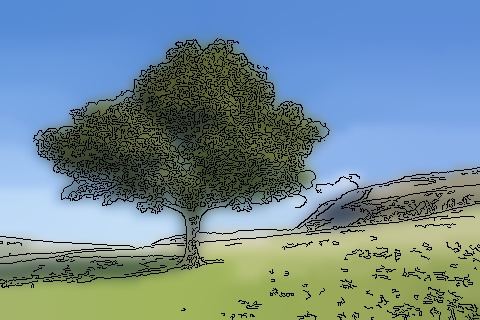
#> input picture image_cartoonizer/tree-cartoon.jpg, 480 x 320 px
$ python -i main.py   (imports and definitions only)
#> lines starting #> are read from the running program, lines starting #| are printed output that depends on the picture; after the words box and inside, x2 and y2 are one past the last pixel; in counts of white or black regions, pixels touching at a corner belong together
import os
import cv2
import typer

FILE_IN = ''
FILE_OUT = ''


def cartoonize(img_path: str, output_path:str = '', gui: bool = False):

#> called with img_path = 'tree-cartoon.jpg', output_path = '', gui = False
   num_down = 3
   num_bilateral = 7

   img=cv2.imread(img_path)
#> img is the input picture: shape (320, 480, 3); mean B, G, R 147.1, 138.8, 114.2
   # Image copy to work in
   img_copy = img

   edge = cv2.Canny(img_copy, 100, 200)
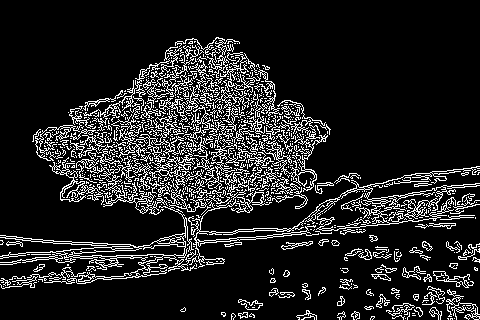
#> edge: shape (320, 480); 13.4% white in thin lines or dots, all inside (x1, y1, x2, y2) = (0, 37, 480, 320)

   # Scaling on pyramidal scaling
   for _ in range(num_down):
      img_copy = cv2.pyrDown(img_copy)
#> this loop made 3 passes
#> pass 1, in cartoonize, `img_copy = cv2.pyrDown(img_copy)`:
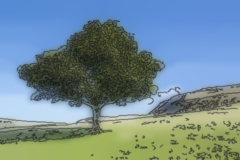
#> img_copy: shape (160, 240, 3); mean B, G, R 147.3, 138.8, 114
#> pass 2, in cartoonize, `img_copy = cv2.pyrDown(img_copy)`:
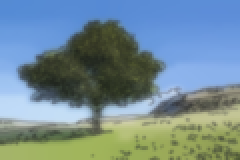
#> img_copy: shape (80, 120, 3) (shown 2 times larger); mean B, G, R 147.7, 138.7, 113.9
#> pass 3, in cartoonize, `img_copy = cv2.pyrDown(img_copy)`:
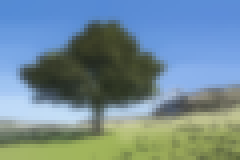
#> img_copy: shape (40, 60, 3) (shown 4 times larger); mean B, G, R 148.6, 138.7, 113.5

   for _ in range(num_bilateral):
      img_copy = cv2.bilateralFilter(img_copy, d=9, sigmaColor=9, sigmaSpace=7)

   for _ in range(num_down):
      img_copy = cv2.pyrUp(img_copy)
#> this loop made 3 passes
#> pass 1, in cartoonize, `img_copy = cv2.pyrUp(img_copy)`:
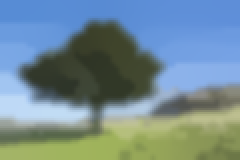
#> img_copy: shape (80, 120, 3) (shown 2 times larger); mean B, G, R 147.7, 138.8, 113.9

   # Blur Colors
   img_gray = cv2.cvtColor(img, cv2.COLOR_RGB2GRAY)
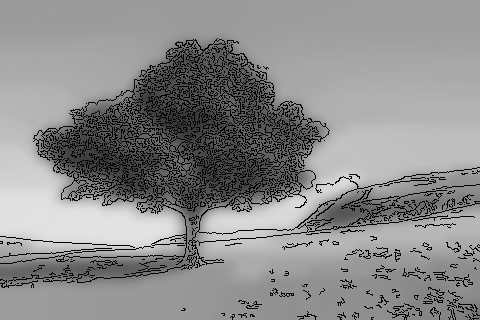
#> img_gray: shape (320, 480); min 0, max 228, mean 138.5
   img_blur = cv2.medianBlur(img_gray, 7)
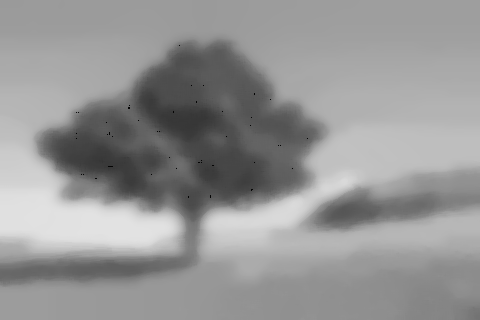
#> img_blur: shape (320, 480); min 3, max 226, mean 149.1

   # Draw Contours
   contours, _ = cv2.findContours(edge,
                                 cv2.RETR_EXTERNAL,
                                 cv2.CHAIN_APPROX_NONE)
#> contours = 727 contours, 657 with area under 20; largest, box (x1, y1, x2, y2) and area: (188, 166, 480, 268) 3178, (0, 206, 197, 284) 2412, (103, 156, 168, 215) 427, (134, 110, 195, 179) 408, (49, 157, 104, 205) 334
#> (the run stopped early here; a loop or call above may not have finished)

$ run again, on image_cartoonizer/tree.jpg
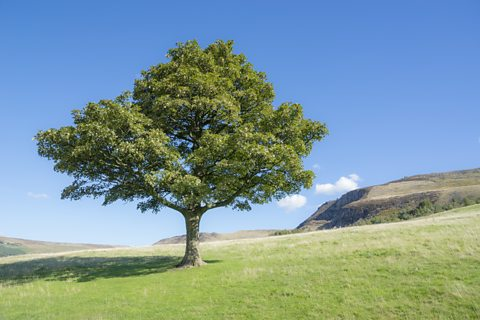
#> input picture image_cartoonizer/tree.jpg, 480 x 320 px
#> in cartoonize, img is the input picture: shape (320, 480, 3); mean B, G, R 155.2, 151.7, 125.5
#> in cartoonize, `edge = cv2.Canny(img_copy, 100, 200)`:
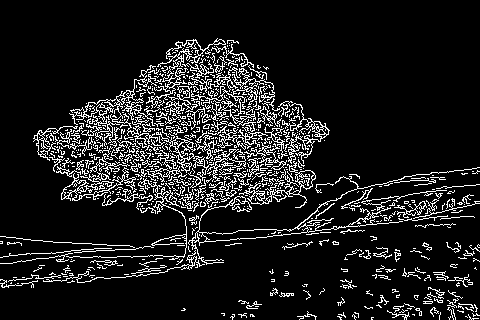
#> edge: shape (320, 480); 11.4% white in thin lines or dots, all inside (x1, y1, x2, y2) = (0, 38, 480, 320)
#> in cartoonize, `img_blur = cv2.medianBlur(img_gray, 7)`:
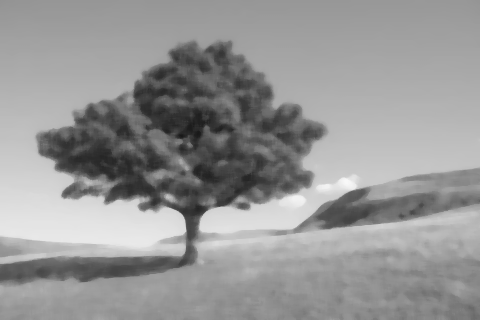
#> img_blur: shape (320, 480); min 24, max 248, mean 149.6
#> contours = 721 contours, 672 with area under 20; largest, box (x1, y1, x2, y2) and area: (188, 167, 480, 265) 1032, (69, 75, 165, 145) 654, (239, 161, 316, 208) 517, (61, 167, 136, 201) 382, (146, 38, 226, 109) 325
